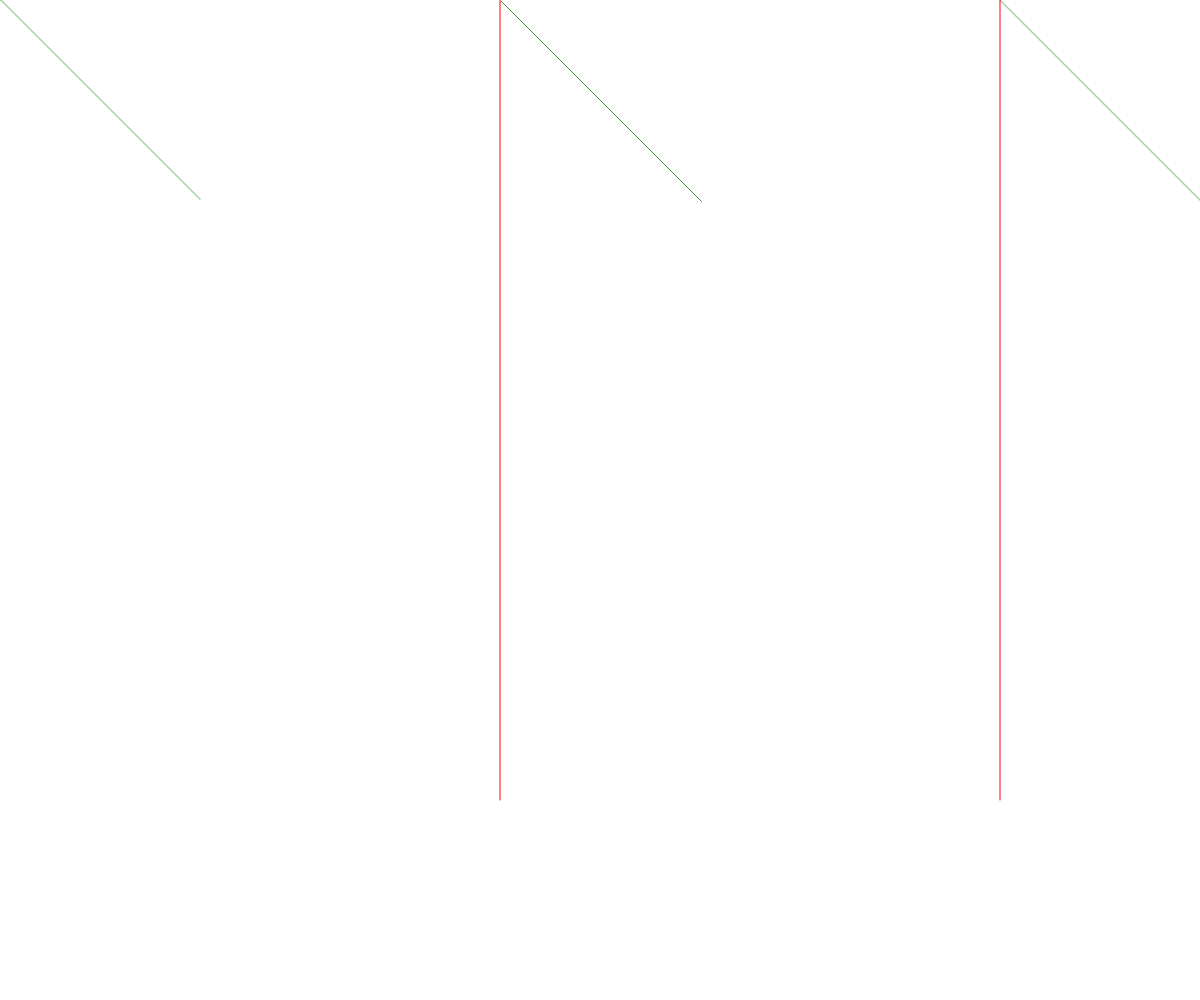
Frame 1 (no input)
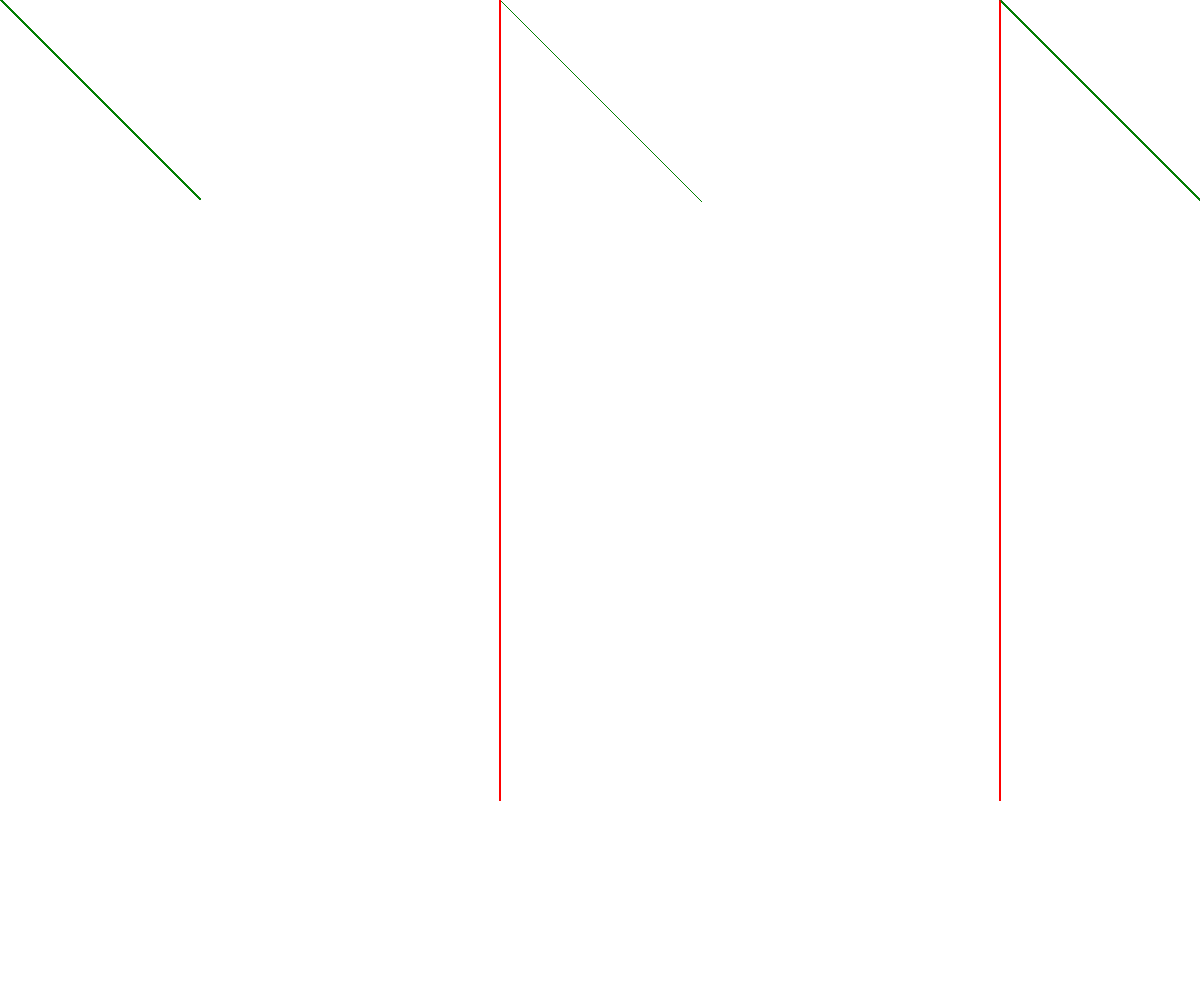
Frame 60 (no input)
Frame 120 (the mouse pressed at the canvas centre since frame 60): identical to frame 60, image omitted

The p5.js sketch that drew these frames (run headless with seeded random() and noise() and a simulated clock; from frame 60 on, the mouse is pressed at the canvas centre):

// p5.js sketch
// ── sketch.js
const p1 = {x: 0, y: 0};
const p2 = {x: 200, y: 200};

const p3 = {x: 500, y: 0};
const p4 = {x: 700, y: 200};

const p5 = {x: 1000, y: 0};
const p6 = {x: 1200, y: 200};

function setup() {
	createCanvas(windowWidth, windowHeight);
}

function draw() {

	stroke("RED")
	line(500,0,500,800);
	line(1000,0,1000,800);
	push();
	stroke("green");
	ecuPP(p1,p2);
	DDA(p3,p4);
	bresenham(p5,p6);
	pop();
	
}

function ecuPP(p1,p2){
	const dx = p2.x - p1.x;
	const dy = p2.y - p1.y;
	const m = dy / dx;
	const b = p1.y - (m + p1.x);

	let x = p1.x;
	let y = p1.y;

	while(x<=p2.x){
		point(x,y);
		x++;
		y = m * x + b; 
	}
}

function DDA(p1,p2){
	
	const x = p2.x - p1.x;
	const y = p2.y - p1.y;
	
	let m = p1.x;
	let n = p1.y;
	let pp = 0;


	if(x>y)
		pp=1/x;
	else pp=1/y;
	while(m<=p2.x && n<= p2.y){
		m=m+pp*x;
		n=n+pp*y;
		point((m+0.5),(n+0.5));
		x1=m;
		y1=n;
	}
}


function bresenham(p1,p2) {
   var dx = Math.abs(p2.x - p1.x);
   var dy = Math.abs(p2.y - p1.y);
   var sx = (p1.x < p2.x) ? 1 : -1;
   var sy = (p1.y < p2.y) ? 1 : -1;
   var err = dx - dy;

   let x = p1.x;
   let y = p1.y;

   while(true) {
      point(x, y);

      if (Math.abs(x - p2.x) < 0.0001 && Math.abs(y - p2.y) < 0.0001) break;
      var e2 = 2*err;
      if (e2 > -dy) { err -= dy; x  += sx; }
      if (e2 < dx) { err += dx; y  += sy; }
   }
}
